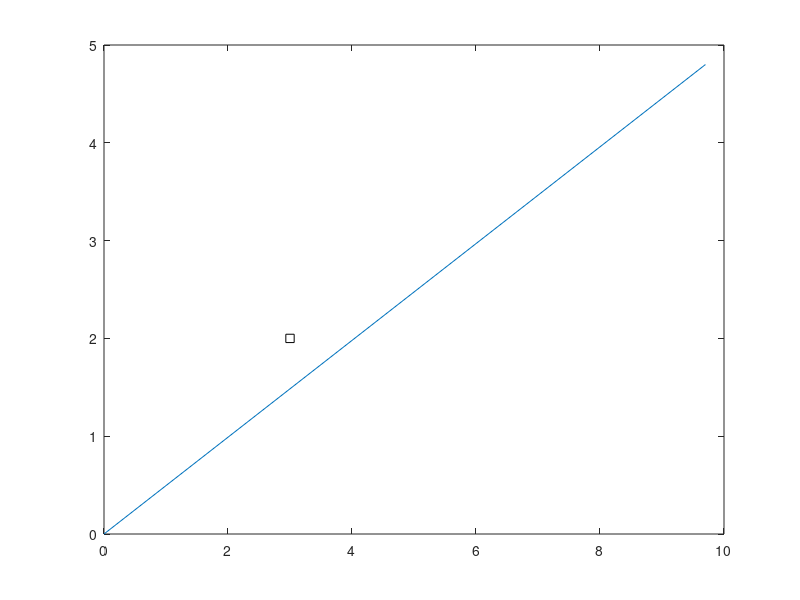

The MATLAB source for this figure: (Note: this script raises an error after producing the figure.)
clear;
clc;

%% 调用 clothoid函数，并将终点位置的曲率半径设置为 0.1:0.2:3

sk_min = 1*sqrt(10^2 + 5^2);   % 理论最短距离 走直线
plot(3,2,'ks'); %%回旋曲线的最后一个点
line([0,9.7],[0,4.8]);

for sk = 1 * sk_min : 0.1 : 1.2 * sk_min
    for Rmin = 1 : 0.1 : 10
        [x_end, y_end, beta_end] = clothoid(Rmin,sk);
        if ((abs(x_end - 3) <= 0.3) && (abs(y_end - 2) <= 0.3)) % && (abs(beta_end - 40) <= 40))
            disp("planning success");
            break;
        end
    end
end

disp("planning stop");

%%%% 计算回旋曲线，并绘图
function [x_end, y_end, beta_end] = clothoid(Rmin,sk)

sk_i_s = 0.01;   % 步长标准 
N = fix(sk / sk_i_s); %% 
x = zeros(1,N);
y = zeros(1,N);

dx = 0;
dy = 0;
for sk_i = sk / N : sk / N : sk   %离散化处理
    beta0 = 0;
    Rmin = Rmin;% + 1 * rand() - 1 * rand();
    c = 1 / Rmin / sk; %% 曲率变化率 a = dk/dl = 1/A^2, LR = A^2 = 1/a, 初始曲率-末尾曲率 / 总长度
    beta = sk_i^2 / (2 * Rmin * sk) + beta0;
    dx_pre = dx;
    dy_pre = dy;
    dx = dx + sk/N * cos(beta);
    disp(dx);
    dy = dy + sk/N * sin(beta);
    disp(dy);
    AangleTan = (dy - dy_pre) / (dx - dx_pre);
    x(int32(sk_i / sk * N)) = dx;
    y(int32(sk_i / sk * N)) = dy;    
   arraybeta(int32(sk_i / sk * N)) = abs(atan(AangleTan) / pi * 180);
end
x_end = dx;
y_end = dy;
beta_end = 0;%abs(atan(AangleTan) / pi * 180);

figure(1);
hold on;
plot(x,y);
hold on;
plot(x(end),y(end),'*'); %%回旋曲线的最后一个点
axis equal;

% r = Rmin;%半径
% a = 0;%圆心横坐标
% b = Rmin;%圆心纵坐标
% theta = -pi/2:pi/20:0; %角度[0,2*pi] 
% x = a+r*cos(theta);
% y = b+r*sin(theta);
% plot(x,y,'r--')
% axis equal


end

%% 阶乘函数
function y = fctorial(x)    %阶数不可以过高，否则对于计算机会无法计算

n = 1;
for i = 1 : x
    n = n * i;
end

y = n ;
end

